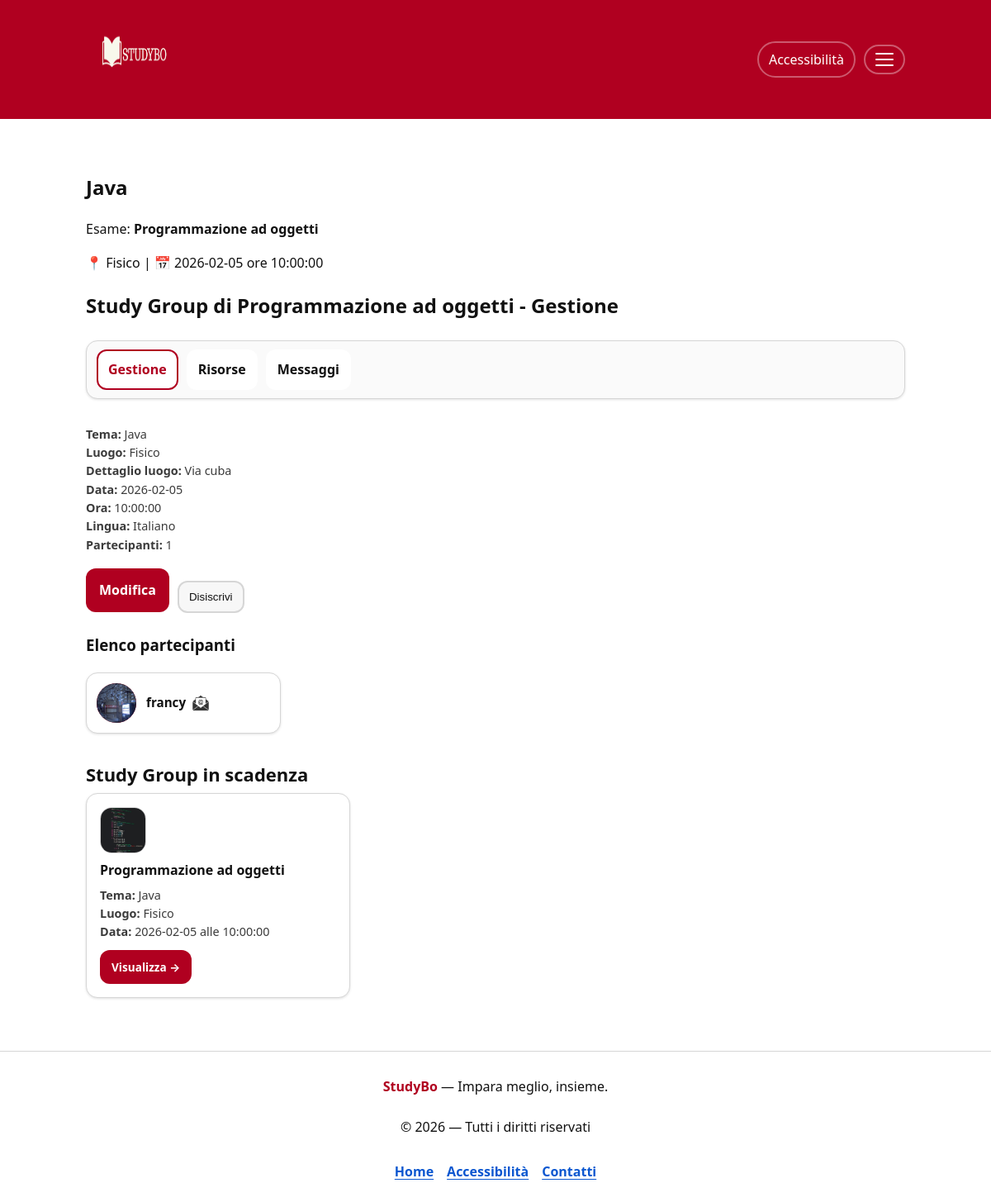
Page /studygroup.php?idcdl=1&idesame=1&idstudygroup=5 (signed in) on the committed database.
### tables this page shows
CREATE TABLE `studygroup` (
  `idcdl` int(11) NOT NULL,
  `idesame` int(11) NOT NULL,
  `idstudygroup` int(11) NOT NULL,
  `idlingua` char(5) NOT NULL,
  `tema` char(30) NOT NULL,
  `luogo` char(20) NOT NULL,
  `dettaglioluogo` text NOT NULL,
  `data` date NOT NULL,
  `ora` time NOT NULL,
  `amministratoresg` char(100) NOT NULL
);

CREATE TABLE `esame` (
  `idcdl` int(11) NOT NULL,
  `idesame` int(11) NOT NULL,
  `nomeesame` char(100) NOT NULL,
  `annoesame` int(11) NOT NULL,
  `imgesame` char(100) NOT NULL,
  `principale` tinyint(1) NOT NULL
);

CREATE TABLE `lingua` (
  `idlingua` char(5) NOT NULL,
  `descrizionelingua` char(30) NOT NULL
);

CREATE TABLE `adesione` (
  `idcdl` int(11) NOT NULL,
  `idesame` int(11) NOT NULL,
  `idstudygroup` int(11) NOT NULL,
  `username` char(100) NOT NULL
);

CREATE TABLE `user` (
  `username` char(100) NOT NULL,
  `cognome` char(100) NOT NULL,
  `nome` char(100) NOT NULL,
  `password` char(200) NOT NULL,
  `attivo` char(1) NOT NULL,
  `amministratore` char(1) NOT NULL,
  `imguser` char(100) NOT NULL,
  `idcdl` int(11) DEFAULT NULL
);

### studygroup.php (called while the page is built, shortened)
<?php
require_once 'bootstrap.php';
$idcdl = $_GET["idcdl"];
$idesame = $_GET["idesame"];
$idsg = $_GET["idstudygroup"];
$u = $_SESSION["username"];
$templateParams["is_iscrittosg"] = $dbh->isPartecipante($idcdl, $idesame, $idsg, $u);
$templateParams["info_gruppo"] = $dbh->getSgById($idcdl, $idesame, $idsg)[0];
$templateParams["messaggi"] = $dbh->getMsgsFromId($idcdl, $idesame, $idsg);
$templateParams["risorse"] = $dbh->getResourceSg($idcdl, $idesame, $idsg);
$templateParams["studygroupscadenza"] = $dbh->getStGrScad();
if(isset($_SESSION["username"])){
    $templateParams["partecipanti"] = $dbh->getPartecipanti($idcdl, $idesame, $idsg);
    $templateParams["amministratore"] = $dbh->isAdmin($u)[0]["amministratore"];
    $templateParams["nomeutente"] = $dbh->getNameUser($u)[0]["nome"];
    $templateParams["titolo"] = "StudyBo - Study Group";
    $templateParams["nome"] = "studygroup.php";
    $templateParams["partecipante"] = $dbh->getPartecipantiByUser($idcdl, $idesame, $idsg, $u);
    if(empty($templateParams["partecipante"])){
        $disiscrivi = "hidden";
        $iscrivi = "submit";
        $modifica = "style='display:none'";
    } else {
        $disiscrivi = "submit";
    }
    $templateParams["studygroup"] = $dbh->getEsameById($idcdl, $idesame);
    $templateParams["dettaglio-sg"] = $dbh->getSgById($idcdl, $idesame, $idsg);
    $templateParams["numPartecipanti"] = $dbh->getNumPartecipanti($idcdl, $idesame, $idsg);
    $templateParams["lingua"] = $dbh->getLingua();
}
require_once 'template/base.php';
?>

### db/DatabaseHelper.php (called while the page is built, shortened)
<?php
class DatabaseHelper {
    private $db;
    public function __construct($servername, $username, $password, $dbname, $port){
        $this->db = new mysqli($servername, $username, $password, $dbname, $port);
    }
    public function isPartecipante($idcdl, $idesame, $idstudygroup, $username) {
    $query = "
        SELECT 1
        FROM adesione
        WHERE idcdl = ?
          AND idesame = ?
          AND idstudygroup = ?
          AND username = ?
        LIMIT 1
    ";
    $stmt = $this->db->prepare($query);
    $stmt->bind_param("ssss", $idcdl, $idesame, $idstudygroup, $username);
    $stmt->execute();
    $res = $stmt->get_result();
    return $res && $res->num_rows > 0;
    }
    public function isAdmin($u){
        $stmt = $this->db->prepare("SELECT amministratore FROM user WHERE username = ?");
        $stmt->bind_param('s', $u);
        $stmt->execute();
        return $stmt->get_result()->fetch_all(MYSQLI_ASSOC);
    }
    public function getStGrScad(){
        return $this->db->query("SELECT S.*, E.nomeesame, E.imgesame FROM studygroup S JOIN esame E ON S.idesame = E.idesame WHERE S.data = CURRENT_DATE ORDER BY S.ora")->fetch_all(MYSQLI_ASSOC);
    }
    public function getSgById($c, $e, $s) {
        $stmt = $this->db->prepare("SELECT S.*, L.descrizionelingua, E.nomeesame FROM studygroup S JOIN lingua L ON S.idlingua = L.idlingua JOIN esame E ON (E.idesame = S.idesame AND E.idcdl = S.idcdl) WHERE S.idcdl = ? AND S.idesame = ? AND S.idstudygroup = ?");
        $stmt->bind_param('iii', $c, $e, $s);
        $stmt->execute();
        return $stmt->get_result()->fetch_all(MYSQLI_ASSOC);
    }
    public function getMsgsFromId($c, $e, $s){
        $stmt = $this->db->prepare("SELECT M.*, U.* FROM messaggio M JOIN user U ON M.username=U.username WHERE M.idcdl=? AND M.idesame=? AND M.idstudygroup=? ORDER BY datamsg, oramsg");
        $stmt->bind_param('iii', $c, $e, $s);
        $stmt->execute();
        return $stmt->get_result()->fetch_all(MYSQLI_ASSOC);
    }
    public function getResourceSg($c, $e, $s) {
        $stmt = $this->db->prepare("SELECT * FROM risorsa WHERE idcdl = ? AND idesame = ? AND idstudygroup = ? AND notifica = 0");
        $stmt->bind_param('iii', $c, $e, $s);
        $stmt->execute();
        return $stmt->get_result()->fetch_all(MYSQLI_ASSOC);
    }
    public function getPartecipanti($cdl, $esame, $sg){
        $query = "SELECT A.*, U.*
                FROM adesione A
                JOIN user U ON A.username = U.username
                WHERE A.idcdl = ? AND A.idesame = ? AND A.idstudygroup = ?";
        $stmt = $this->db->prepare($query);
        $stmt->bind_param('iii', $cdl, $esame, $sg);
        $stmt->execute();
        return $stmt->get_result()->fetch_all(MYSQLI_ASSOC);
    }
}
?>

### bootstrap.php (called while the page is built, shortened)
<?php
require_once 'db/DatabaseHelper.php';
$dbh = new DatabaseHelper(DB_HOST, DB_USER, DB_PASS, DB_NAME, DB_PORT);
?>

### template/studygroup.php (the view, shortened to what this page needs)
<div class="sg-container">
    <header class="sezione">
        <h2><?php echo e($templateParams["info_gruppo"]["tema"]); ?></h2>
        <p>Esame: <strong><?php echo e($templateParams["info_gruppo"]["nomeesame"] ?? 'Esame'); ?></strong></p>
        <p>📍 <?php echo e($templateParams["info_gruppo"]["luogo"]); ?> | 📅 <?php echo e($templateParams["info_gruppo"]["data"]); ?> ore <?php echo e($templateParams["info_gruppo"]["ora"]); ?></p>
    </header>
    <section class="sg">
        <h2>Study Group di <?php echo $templateParams["studygroup"][0]["nomeesame"]; ?> - Gestione</h2>
        <nav class="admin-nav" aria-label="Navigazione Study Group">
            <ul class="admin-nav-list">
                <li class="admin-nav-item">
                    <a class="admin-nav-link is-active" href="studygroup.php?idcdl=<?php echo $_GET["idcdl"]; ?>&idesame=<?php echo $_GET["idesame"]; ?>&idstudygroup=<?php echo $_GET["idstudygroup"]; ?>">Gestione</a>
                </li>
                <li class="admin-nav-item">
                    <a class="admin-nav-link" href="risorsesg.php?idcdl=<?php echo $_GET["idcdl"]; ?>&idesame=<?php echo $_GET["idesame"]; ?>&idstudygroup=<?php echo $_GET["idstudygroup"]; ?>">Risorse</a>
                </li>
                <li class="admin-nav-item">
                    <a class="admin-nav-link" href="bacheca2.php?idcdl=<?php echo $_GET["idcdl"]; ?>&idesame=<?php echo $_GET["idesame"]; ?>&idstudygroup=<?php echo $_GET["idstudygroup"]; ?>">Messaggi</a>
                </li>
            </ul>
        </nav>
        <div class="contenuto-sg">
            <section class="dettaglio-sg sezione">
                <div class="card-esame">
                    <div class="card-text">
                        <?php if(!isset($_GET["action"]) || $_GET["action"] !== "modifica"): ?>
                            <div class="sg-desc" id="sg-desc">
                                <ul class="card-meta">
                                    <li><strong>Tema:</strong> <?php echo $templateParams["dettaglio-sg"][0]["tema"]; ?></li>
                                    <li><strong>Luogo:</strong> <?php echo $templateParams["dettaglio-sg"][0]["luogo"]; ?></li>
                                    <li>
                                        <strong>Dettaglio luogo:</strong>
                                        <?php if($templateParams["dettaglio-sg"][0]["luogo"]=="Online"): ?>
                                            <a href="<?php echo $templateParams["dettaglio-sg"][0]["dettaglioluogo"]; ?>" target="_blank">Accedi al link</a>
                                        <?php else: ?>
                                            <?php echo $templateParams["dettaglio-sg"][0]["dettaglioluogo"]; ?>
                                        <?php endif; ?>
                                    </li>
                                    <li><strong>Data:</strong> <?php echo $templateParams["dettaglio-sg"][0]["data"]; ?></li>
                                    <li><strong>Ora:</strong> <?php echo $templateParams["dettaglio-sg"][0]["ora"]; ?></li>
                                    <li><strong>Lingua:</strong> <?php echo $templateParams["dettaglio-sg"][0]["descrizionelingua"]; ?></li>
                                    <li><strong>Partecipanti:</strong> <?php echo $templateParams["numPartecipanti"][0]["numpart"]; ?></li>
                                </ul>
                                <div class="admin-actions" id="button-sg">
                                    <?php if($templateParams["is_iscrittosg"]): ?>
                                        <a href="studygroup.php?idcdl=<?php echo $_GET["idcdl"]; ?>&idesame=<?php echo $_GET["idesame"]; ?>&idstudygroup=<?php echo $_GET["idstudygroup"]; ?>&action=modifica" class="btn-primary">Modifica</a>
                                    <?php endif; ?>
                                    <form action="#" method="POST" class="inline-form">
                                        <input type="<?php echo $disiscrivi; ?>" name="disiscrivi" value="Disiscrivi" class="btn-secondary"/>
                                    </form>
                                </div>
                            </div>
                        <?php endif; ?>
                    </div>
                </div>
            </section>
            <section class="sg-participants sezione">
                <h3>Elenco partecipanti</h3>
                <div class="sg-participants-grid">
                    <?php foreach($templateParams["partecipanti"] as $partecipante): ?>
                        <div class="sg-user">
                            <div class="sg-avatar">
                                <?php if($partecipante["imguser"] == ""): ?>
                                    <span class="sg-avatar-fallback">
                                        <?php echo strtoupper(substr($partecipante["nome"], 0, 1)) . strtoupper(substr($partecipante["cognome"], 0, 1)); ?>
                                    </span>
                                <?php else: ?>
                                    <img src="<?php echo UPLOAD_DIR . $partecipante["imguser"]; ?>" alt="" width="48" height="48"/>
                                <?php endif; ?>
                            </div>
                            <div class="sg-user-info">
                                <strong><?php echo $partecipante["username"]; ?></strong>
                                <a href="mailto:<?php echo $partecipante["username"]; ?>@studio.unibo.it" class="sg-user-mail">
                                    <img src="./upload/busta.png" alt="Email" width="20" height="20">
                                </a>
                            </div>
                        </div>
                    <?php endforeach; ?>
                </div>
            </section>
        </div>
    </section>
</div>

### template/base.php (shortened to what this page needs)
<!DOCTYPE html>
<html lang="it">
<head>
    <link rel="stylesheet" href="style.css?v=1.1"/>
    </head>
<body onload="typeof checkNotifica === 'function' && checkNotifica()">
    <?php include __DIR__ . '/../header.php'; ?>
    <main class="pagina" id="contenuto">
        <?php
        if (isset($templateParams["nome"])) {
            $view = __DIR__ . '/' . ltrim($templateParams["nome"], '/\\');
            require $view;
        }
        ?>
        <?php if(isset($templateParams["studygroupscadenza"]) && !empty($templateParams["studygroupscadenza"])): ?>
        <section class="sezione" aria-labelledby="scadenze-sidebar-title">
            <div class="section-head">
                <h2 id="scadenze-sidebar-title">Study Group in scadenza</h2>
            </div>
            <div class="griglia-corsi">
                <?php foreach($templateParams["studygroupscadenza"] as $cardstudygr): ?>
                    <article class="card-corso">
                        <div class="card-icon">
                            <img src="img/esami/<?php echo $cardstudygr["imgesame"]; ?>" alt="">
                        </div>
                        <h3 class="card-title"><?php echo e($cardstudygr["nomeesame"]); ?></h3>
                        <ul class="card-meta">
                            <li><strong>Tema:</strong> <?php echo e($cardstudygr["tema"]); ?></li>
                            <li><strong>Luogo:</strong> <?php echo e($cardstudygr["luogo"]); ?></li>
                            <li><strong>Data:</strong> <?php echo e($cardstudygr["data"]); ?> alle <?php echo e($cardstudygr["ora"]); ?></li>
                        </ul>
                        <a class="btn-primary btn-small" href="studygroup.php?idcdl=<?php echo $cardstudygr["idcdl"]; ?>&idesame=<?php echo $cardstudygr["idesame"]; ?>&idstudygroup=<?php echo $cardstudygr["idstudygroup"]; ?>">Visualizza →</a>
                    </article>
                <?php endforeach; ?>
            </div>
        </section>
        <?php endif; ?>
    </main>
    <?php include __DIR__ . '/../footer.php'; ?>
</body>
</html>

### rows in the picture
studygroup: tema "Java", esame.nomeesame "Programmazione ad oggetti", luogo "Fisico", data "2026-02-05", ora "10:00:00", dettaglioluogo "Via cuba", idlingua.descrizionelingua "Italiano", esame.imgesame (picture)
esame: nomeesame "Programmazione ad oggetti"
adesione: username.imguser (picture), username.username "francy"

### other values in the picture
$templateParams["numPartecipanti"][0]["numpart"] "1"
